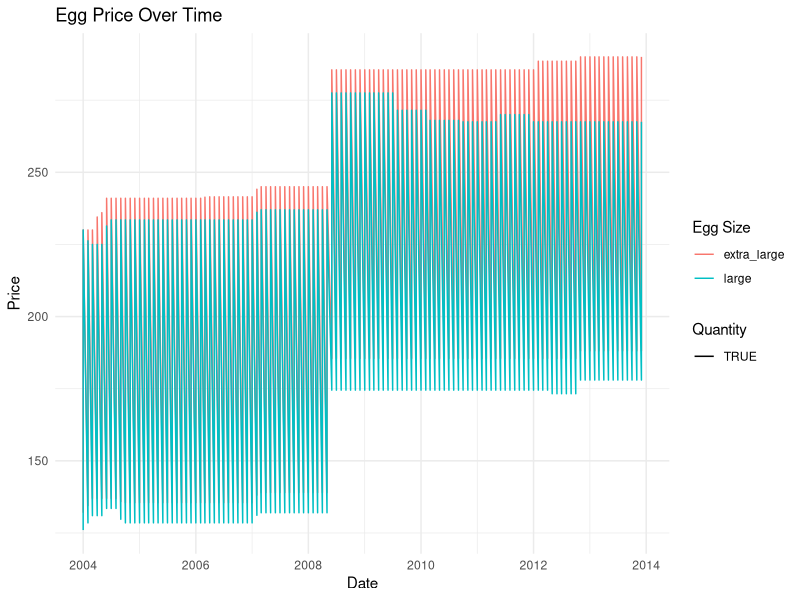
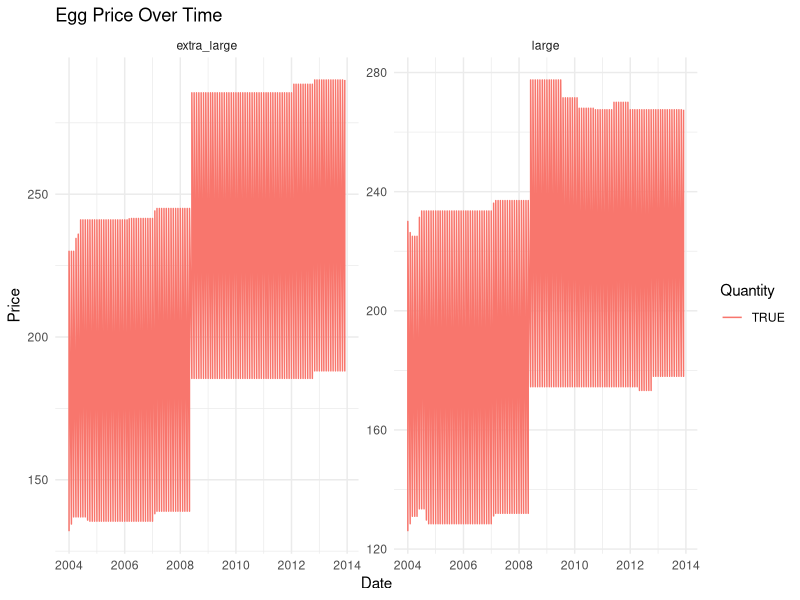
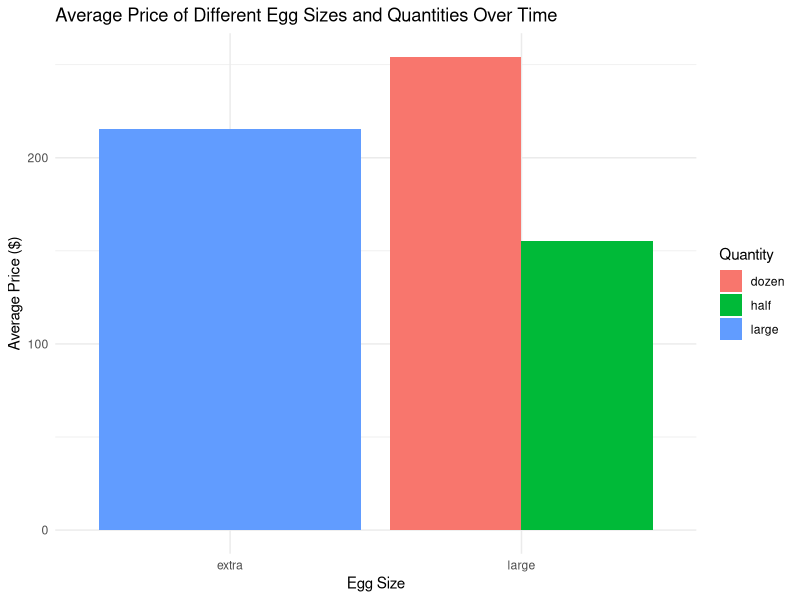

Reproduce these figures in R, in order.
## ---- chunk 1
#| label: setup
#| warning: false
#| message: false

library(tidyverse)
library(ggplot2)

knitr::opts_chunk$set(echo = TRUE, warning=FALSE, message=FALSE)
## ---- chunk 2
data <- read_csv("_data/eggs_tidy.csv")
data

## ---- chunk 3
# We use 'make_date' to create a new 'date' column. 
# Then we remove the old 'month' and 'year' columns with 'select(-c(month, year))'.
data <- data %>%
        mutate(date = make_date(year, match(month, month.name), 1)) %>%
        select(-c(month, year))

# Let's look at the first few rows again.
head(data)

## ---- chunk 4
# The 'is.na' function finds missing values. We add them up with 'colSums'.
colSums(is.na(data))
# 'anyDuplicated' will tell us if there are any repeated rows.
anyDuplicated(data)
# We use 'any' to check if there are any negative prices. 
# The '< 0' means 'less than zero'.
any(data$large_half_dozen < 0)
any(data$large_dozen < 0)
any(data$extra_large_half_dozen < 0)
any(data$extra_large_dozen < 0)


## ---- chunk 5
eggs_long <- data %>%
  pivot_longer(-date, names_to = "egg_size", values_to = "price")
#Now we create the graph:
ggplot(eggs_long, aes(x = date, y = price, color = str_extract(egg_size, "large|extra_large"), linetype = str_detect(egg_size, "dozen"))) +
  geom_line() +
  labs(x = "Date", y = "Price", color = "Egg Size", linetype = "Quantity", title = "Egg Price Over Time") +
  theme_minimal()

## ---- chunk 6
ggplot(eggs_long, aes(x = date, y = price, color = str_detect(egg_size, "dozen"), linetype = str_detect(egg_size, "dozen"))) +
  geom_line() +
  facet_wrap(~str_extract(egg_size, "large|extra_large"), scales = "free_y") +
  labs(x = "Date", y = "Price", color = "Quantity", linetype = "Quantity", title = "Egg Price Over Time") +
  theme_minimal()

## ---- chunk 7
# Split the combined factor into size and quantity
eggs_long <- data %>%
  pivot_longer(cols = c("large_half_dozen", "large_dozen", "extra_large_half_dozen", "extra_large_dozen"),
               names_to = "Type",
               values_to = "Price") %>%
  separate(Type, into = c("Size", "Quantity"))

# Compute the average price for each type of egg
average_price <- eggs_long %>%
  group_by(Size, Quantity) %>%
  summarize(Avg_Price = mean(Price))

# Create the bar graph
ggplot(average_price, aes(x = Size, y = Avg_Price, fill = Quantity)) +
  geom_bar(stat = "identity", position = "dodge") +
  labs(x = "Egg Size", y = "Average Price ($)", fill = "Quantity") +
  theme_minimal() +
  ggtitle("Average Price of Different Egg Sizes and Quantities Over Time")


